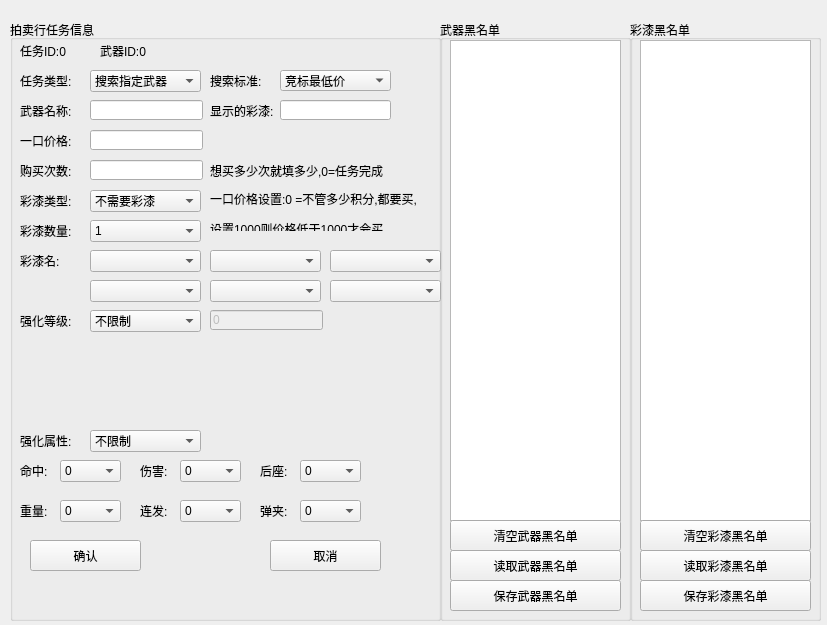
<?xml version="1.0" encoding="UTF-8"?>
<ui version="4.0">
 <class>QtAutionClass</class>
 <widget class="QWidget" name="QtAutionClass">
  <property name="enabled">
   <bool>true</bool>
  </property>
  <property name="geometry">
   <rect>
    <x>0</x>
    <y>0</y>
    <width>827</width>
    <height>625</height>
   </rect>
  </property>
  <property name="windowTitle">
   <string>拍卖行</string>
  </property>
  <widget class="QGroupBox" name="groupBox">
   <property name="geometry">
    <rect>
     <x>10</x>
     <y>20</y>
     <width>431</width>
     <height>601</height>
    </rect>
   </property>
   <property name="title">
    <string>拍卖行任务信息</string>
   </property>
   <widget class="QLabel" name="label">
    <property name="geometry">
     <rect>
      <x>10</x>
      <y>20</y>
      <width>61</width>
      <height>21</height>
     </rect>
    </property>
    <property name="text">
     <string>任务ID:0</string>
    </property>
   </widget>
   <widget class="QLabel" name="label_2">
    <property name="geometry">
     <rect>
      <x>10</x>
      <y>50</y>
      <width>61</width>
      <height>21</height>
     </rect>
    </property>
    <property name="text">
     <string>任务类型:</string>
    </property>
   </widget>
   <widget class="QComboBox" name="comboBox_TaskType">
    <property name="geometry">
     <rect>
      <x>80</x>
      <y>50</y>
      <width>111</width>
      <height>22</height>
     </rect>
    </property>
    <item>
     <property name="text">
      <string>搜索指定武器</string>
     </property>
    </item>
    <item>
     <property name="text">
      <string>搜索随机武器</string>
     </property>
    </item>
    <item>
     <property name="text">
      <string>转武器-商家</string>
     </property>
    </item>
    <item>
     <property name="text">
      <string>转武器-客户</string>
     </property>
    </item>
   </widget>
   <widget class="QLabel" name="label_3">
    <property name="geometry">
     <rect>
      <x>10</x>
      <y>80</y>
      <width>61</width>
      <height>21</height>
     </rect>
    </property>
    <property name="text">
     <string>武器名称:</string>
    </property>
   </widget>
   <widget class="MyLineEdit" name="lineEdit_ItemName">
    <property name="geometry">
     <rect>
      <x>80</x>
      <y>80</y>
      <width>113</width>
      <height>20</height>
     </rect>
    </property>
   </widget>
   <widget class="QLabel" name="label_4">
    <property name="geometry">
     <rect>
      <x>10</x>
      <y>110</y>
      <width>61</width>
      <height>21</height>
     </rect>
    </property>
    <property name="text">
     <string>一口价格:</string>
    </property>
   </widget>
   <widget class="QLineEdit" name="lineEdit_Price">
    <property name="geometry">
     <rect>
      <x>80</x>
      <y>110</y>
      <width>113</width>
      <height>20</height>
     </rect>
    </property>
    <property name="echoMode">
     <enum>QLineEdit::Normal</enum>
    </property>
    <property name="cursorMoveStyle">
     <enum>Qt::LogicalMoveStyle</enum>
    </property>
   </widget>
   <widget class="QLabel" name="label_5">
    <property name="geometry">
     <rect>
      <x>10</x>
      <y>140</y>
      <width>61</width>
      <height>21</height>
     </rect>
    </property>
    <property name="text">
     <string>购买次数:</string>
    </property>
   </widget>
   <widget class="QLineEdit" name="lineEdit_BuyCount">
    <property name="geometry">
     <rect>
      <x>80</x>
      <y>140</y>
      <width>113</width>
      <height>20</height>
     </rect>
    </property>
    <property name="echoMode">
     <enum>QLineEdit::Normal</enum>
    </property>
    <property name="cursorMoveStyle">
     <enum>Qt::LogicalMoveStyle</enum>
    </property>
   </widget>
   <widget class="QLabel" name="label_6">
    <property name="geometry">
     <rect>
      <x>10</x>
      <y>170</y>
      <width>61</width>
      <height>21</height>
     </rect>
    </property>
    <property name="text">
     <string>彩漆类型:</string>
    </property>
   </widget>
   <widget class="QComboBox" name="comboBox_PaintType">
    <property name="geometry">
     <rect>
      <x>80</x>
      <y>170</y>
      <width>111</width>
      <height>22</height>
     </rect>
    </property>
    <item>
     <property name="text">
      <string>不需要彩漆</string>
     </property>
    </item>
    <item>
     <property name="text">
      <string>符合条件的彩漆</string>
     </property>
    </item>
    <item>
     <property name="text">
      <string>有彩漆就符合</string>
     </property>
    </item>
   </widget>
   <widget class="QLabel" name="label_7">
    <property name="geometry">
     <rect>
      <x>10</x>
      <y>200</y>
      <width>61</width>
      <height>21</height>
     </rect>
    </property>
    <property name="text">
     <string>彩漆数量:</string>
    </property>
   </widget>
   <widget class="QComboBox" name="comboBox_PaintCount">
    <property name="geometry">
     <rect>
      <x>80</x>
      <y>200</y>
      <width>111</width>
      <height>22</height>
     </rect>
    </property>
    <item>
     <property name="text">
      <string>1</string>
     </property>
    </item>
    <item>
     <property name="text">
      <string>2</string>
     </property>
    </item>
    <item>
     <property name="text">
      <string>3</string>
     </property>
    </item>
    <item>
     <property name="text">
      <string>4</string>
     </property>
    </item>
    <item>
     <property name="text">
      <string>5</string>
     </property>
    </item>
    <item>
     <property name="text">
      <string>6</string>
     </property>
    </item>
   </widget>
   <widget class="QLabel" name="label_8">
    <property name="geometry">
     <rect>
      <x>10</x>
      <y>230</y>
      <width>61</width>
      <height>21</height>
     </rect>
    </property>
    <property name="text">
     <string>彩漆名:</string>
    </property>
   </widget>
   <widget class="QComboBox" name="comboBox_PaintID_1">
    <property name="geometry">
     <rect>
      <x>80</x>
      <y>230</y>
      <width>111</width>
      <height>22</height>
     </rect>
    </property>
   </widget>
   <widget class="QComboBox" name="comboBox_PaintID_2">
    <property name="geometry">
     <rect>
      <x>200</x>
      <y>230</y>
      <width>111</width>
      <height>22</height>
     </rect>
    </property>
   </widget>
   <widget class="QComboBox" name="comboBox_PaintID_3">
    <property name="geometry">
     <rect>
      <x>320</x>
      <y>230</y>
      <width>111</width>
      <height>22</height>
     </rect>
    </property>
   </widget>
   <widget class="QComboBox" name="comboBox_PaintID_4">
    <property name="geometry">
     <rect>
      <x>80</x>
      <y>260</y>
      <width>111</width>
      <height>22</height>
     </rect>
    </property>
   </widget>
   <widget class="QComboBox" name="comboBox_PaintID_5">
    <property name="geometry">
     <rect>
      <x>200</x>
      <y>260</y>
      <width>111</width>
      <height>22</height>
     </rect>
    </property>
   </widget>
   <widget class="QComboBox" name="comboBox_PaintID_6">
    <property name="geometry">
     <rect>
      <x>320</x>
      <y>260</y>
      <width>111</width>
      <height>22</height>
     </rect>
    </property>
   </widget>
   <widget class="QLabel" name="label_10">
    <property name="geometry">
     <rect>
      <x>10</x>
      <y>290</y>
      <width>61</width>
      <height>21</height>
     </rect>
    </property>
    <property name="text">
     <string>强化等级:</string>
    </property>
   </widget>
   <widget class="QLineEdit" name="lineEdit_EnchantvLV">
    <property name="enabled">
     <bool>false</bool>
    </property>
    <property name="geometry">
     <rect>
      <x>200</x>
      <y>290</y>
      <width>113</width>
      <height>20</height>
     </rect>
    </property>
    <property name="text">
     <string>0</string>
    </property>
    <property name="echoMode">
     <enum>QLineEdit::Normal</enum>
    </property>
    <property name="cursorMoveStyle">
     <enum>Qt::LogicalMoveStyle</enum>
    </property>
   </widget>
   <widget class="QLabel" name="label_12">
    <property name="geometry">
     <rect>
      <x>10</x>
      <y>410</y>
      <width>61</width>
      <height>21</height>
     </rect>
    </property>
    <property name="text">
     <string>强化属性:</string>
    </property>
   </widget>
   <widget class="QComboBox" name="comboBox_ItemAttribute">
    <property name="geometry">
     <rect>
      <x>80</x>
      <y>410</y>
      <width>111</width>
      <height>22</height>
     </rect>
    </property>
    <item>
     <property name="text">
      <string>不限制</string>
     </property>
    </item>
    <item>
     <property name="text">
      <string>必须符合条件</string>
     </property>
    </item>
   </widget>
   <widget class="QLabel" name="label_13">
    <property name="geometry">
     <rect>
      <x>10</x>
      <y>440</y>
      <width>41</width>
      <height>21</height>
     </rect>
    </property>
    <property name="text">
     <string>命中:</string>
    </property>
   </widget>
   <widget class="QComboBox" name="comboBox_HitRate">
    <property name="geometry">
     <rect>
      <x>50</x>
      <y>440</y>
      <width>61</width>
      <height>22</height>
     </rect>
    </property>
    <item>
     <property name="text">
      <string>0</string>
     </property>
    </item>
    <item>
     <property name="text">
      <string>1</string>
     </property>
    </item>
    <item>
     <property name="text">
      <string>2</string>
     </property>
    </item>
    <item>
     <property name="text">
      <string>3</string>
     </property>
    </item>
    <item>
     <property name="text">
      <string>4</string>
     </property>
    </item>
    <item>
     <property name="text">
      <string>5</string>
     </property>
    </item>
    <item>
     <property name="text">
      <string>6</string>
     </property>
    </item>
    <item>
     <property name="text">
      <string>7</string>
     </property>
    </item>
    <item>
     <property name="text">
      <string>8</string>
     </property>
    </item>
   </widget>
   <widget class="QComboBox" name="comboBox_Damage">
    <property name="geometry">
     <rect>
      <x>170</x>
      <y>440</y>
      <width>61</width>
      <height>22</height>
     </rect>
    </property>
    <item>
     <property name="text">
      <string>0</string>
     </property>
    </item>
    <item>
     <property name="text">
      <string>1</string>
     </property>
    </item>
    <item>
     <property name="text">
      <string>2</string>
     </property>
    </item>
    <item>
     <property name="text">
      <string>3</string>
     </property>
    </item>
    <item>
     <property name="text">
      <string>4</string>
     </property>
    </item>
    <item>
     <property name="text">
      <string>5</string>
     </property>
    </item>
    <item>
     <property name="text">
      <string>6</string>
     </property>
    </item>
    <item>
     <property name="text">
      <string>7</string>
     </property>
    </item>
    <item>
     <property name="text">
      <string>8</string>
     </property>
    </item>
   </widget>
   <widget class="QLabel" name="label_14">
    <property name="geometry">
     <rect>
      <x>130</x>
      <y>440</y>
      <width>41</width>
      <height>21</height>
     </rect>
    </property>
    <property name="text">
     <string>伤害:</string>
    </property>
   </widget>
   <widget class="QComboBox" name="comboBox_Recoil">
    <property name="geometry">
     <rect>
      <x>290</x>
      <y>440</y>
      <width>61</width>
      <height>22</height>
     </rect>
    </property>
    <item>
     <property name="text">
      <string>0</string>
     </property>
    </item>
    <item>
     <property name="text">
      <string>1</string>
     </property>
    </item>
    <item>
     <property name="text">
      <string>2</string>
     </property>
    </item>
    <item>
     <property name="text">
      <string>3</string>
     </property>
    </item>
    <item>
     <property name="text">
      <string>4</string>
     </property>
    </item>
    <item>
     <property name="text">
      <string>5</string>
     </property>
    </item>
    <item>
     <property name="text">
      <string>6</string>
     </property>
    </item>
    <item>
     <property name="text">
      <string>7</string>
     </property>
    </item>
    <item>
     <property name="text">
      <string>8</string>
     </property>
    </item>
   </widget>
   <widget class="QLabel" name="label_15">
    <property name="geometry">
     <rect>
      <x>250</x>
      <y>440</y>
      <width>41</width>
      <height>21</height>
     </rect>
    </property>
    <property name="text">
     <string>后座:</string>
    </property>
   </widget>
   <widget class="QComboBox" name="comboBox_Weight">
    <property name="geometry">
     <rect>
      <x>50</x>
      <y>480</y>
      <width>61</width>
      <height>22</height>
     </rect>
    </property>
    <item>
     <property name="text">
      <string>0</string>
     </property>
    </item>
    <item>
     <property name="text">
      <string>1</string>
     </property>
    </item>
    <item>
     <property name="text">
      <string>2</string>
     </property>
    </item>
    <item>
     <property name="text">
      <string>3</string>
     </property>
    </item>
    <item>
     <property name="text">
      <string>4</string>
     </property>
    </item>
    <item>
     <property name="text">
      <string>5</string>
     </property>
    </item>
    <item>
     <property name="text">
      <string>6</string>
     </property>
    </item>
    <item>
     <property name="text">
      <string>7</string>
     </property>
    </item>
    <item>
     <property name="text">
      <string>8</string>
     </property>
    </item>
   </widget>
   <widget class="QLabel" name="label_16">
    <property name="geometry">
     <rect>
      <x>10</x>
      <y>480</y>
      <width>41</width>
      <height>21</height>
     </rect>
    </property>
    <property name="text">
     <string>重量:</string>
    </property>
   </widget>
   <widget class="QComboBox" name="comboBox_Bursts">
    <property name="geometry">
     <rect>
      <x>170</x>
      <y>480</y>
      <width>61</width>
      <height>22</height>
     </rect>
    </property>
    <item>
     <property name="text">
      <string>0</string>
     </property>
    </item>
    <item>
     <property name="text">
      <string>1</string>
     </property>
    </item>
    <item>
     <property name="text">
      <string>2</string>
     </property>
    </item>
    <item>
     <property name="text">
      <string>3</string>
     </property>
    </item>
    <item>
     <property name="text">
      <string>4</string>
     </property>
    </item>
    <item>
     <property name="text">
      <string>5</string>
     </property>
    </item>
    <item>
     <property name="text">
      <string>6</string>
     </property>
    </item>
    <item>
     <property name="text">
      <string>7</string>
     </property>
    </item>
    <item>
     <property name="text">
      <string>8</string>
     </property>
    </item>
   </widget>
   <widget class="QLabel" name="label_17">
    <property name="geometry">
     <rect>
      <x>130</x>
      <y>480</y>
      <width>41</width>
      <height>21</height>
     </rect>
    </property>
    <property name="text">
     <string>连发:</string>
    </property>
   </widget>
   <widget class="QComboBox" name="comboBox_Clip">
    <property name="geometry">
     <rect>
      <x>290</x>
      <y>480</y>
      <width>61</width>
      <height>22</height>
     </rect>
    </property>
    <item>
     <property name="text">
      <string>0</string>
     </property>
    </item>
    <item>
     <property name="text">
      <string>1</string>
     </property>
    </item>
    <item>
     <property name="text">
      <string>2</string>
     </property>
    </item>
    <item>
     <property name="text">
      <string>3</string>
     </property>
    </item>
    <item>
     <property name="text">
      <string>4</string>
     </property>
    </item>
    <item>
     <property name="text">
      <string>5</string>
     </property>
    </item>
    <item>
     <property name="text">
      <string>6</string>
     </property>
    </item>
    <item>
     <property name="text">
      <string>7</string>
     </property>
    </item>
    <item>
     <property name="text">
      <string>8</string>
     </property>
    </item>
   </widget>
   <widget class="QLabel" name="label_18">
    <property name="geometry">
     <rect>
      <x>250</x>
      <y>480</y>
      <width>41</width>
      <height>21</height>
     </rect>
    </property>
    <property name="text">
     <string>弹夹:</string>
    </property>
   </widget>
   <widget class="QPushButton" name="pushButton_Submit">
    <property name="geometry">
     <rect>
      <x>20</x>
      <y>520</y>
      <width>111</width>
      <height>31</height>
     </rect>
    </property>
    <property name="text">
     <string>确认</string>
    </property>
   </widget>
   <widget class="QPushButton" name="pushButton_Cancel">
    <property name="geometry">
     <rect>
      <x>260</x>
      <y>520</y>
      <width>111</width>
      <height>31</height>
     </rect>
    </property>
    <property name="text">
     <string>取消</string>
    </property>
   </widget>
   <widget class="QLabel" name="label_19">
    <property name="geometry">
     <rect>
      <x>200</x>
      <y>170</y>
      <width>211</width>
      <height>41</height>
     </rect>
    </property>
    <property name="text">
     <string>&lt;html&gt;&lt;head/&gt;&lt;body&gt;&lt;p&gt;一口价格设置:0 =不管多少积分,都要买,&lt;/p&gt;&lt;p&gt;设置1000则价格低于1000才会买&lt;/p&gt;&lt;/body&gt;&lt;/html&gt;</string>
    </property>
   </widget>
   <widget class="QLabel" name="label_20">
    <property name="geometry">
     <rect>
      <x>200</x>
      <y>140</y>
      <width>201</width>
      <height>21</height>
     </rect>
    </property>
    <property name="text">
     <string>想买多少次就填多少,0=任务完成</string>
    </property>
   </widget>
   <widget class="QLabel" name="label_ItemID">
    <property name="geometry">
     <rect>
      <x>90</x>
      <y>20</y>
      <width>71</width>
      <height>21</height>
     </rect>
    </property>
    <property name="text">
     <string>武器ID:0</string>
    </property>
   </widget>
   <widget class="QLabel" name="label_9">
    <property name="geometry">
     <rect>
      <x>200</x>
      <y>50</y>
      <width>61</width>
      <height>21</height>
     </rect>
    </property>
    <property name="text">
     <string>搜索标准:</string>
    </property>
   </widget>
   <widget class="QComboBox" name="comboBox_FindType">
    <property name="geometry">
     <rect>
      <x>270</x>
      <y>50</y>
      <width>111</width>
      <height>21</height>
     </rect>
    </property>
    <item>
     <property name="text">
      <string>竞标最低价</string>
     </property>
    </item>
    <item>
     <property name="text">
      <string>一口价最低</string>
     </property>
    </item>
   </widget>
   <widget class="QLabel" name="label_21">
    <property name="geometry">
     <rect>
      <x>200</x>
      <y>80</y>
      <width>71</width>
      <height>21</height>
     </rect>
    </property>
    <property name="text">
     <string>显示的彩漆:</string>
    </property>
   </widget>
   <widget class="MyLineEdit" name="lineEdit_ItemShowPaint">
    <property name="geometry">
     <rect>
      <x>270</x>
      <y>80</y>
      <width>111</width>
      <height>20</height>
     </rect>
    </property>
   </widget>
   <widget class="QComboBox" name="comboBox_EnchantvLV">
    <property name="geometry">
     <rect>
      <x>80</x>
      <y>290</y>
      <width>111</width>
      <height>22</height>
     </rect>
    </property>
    <item>
     <property name="text">
      <string>不限制</string>
     </property>
    </item>
    <item>
     <property name="text">
      <string>强化0</string>
     </property>
    </item>
    <item>
     <property name="text">
      <string>强化1</string>
     </property>
    </item>
    <item>
     <property name="text">
      <string>强化2</string>
     </property>
    </item>
    <item>
     <property name="text">
      <string>强化3</string>
     </property>
    </item>
    <item>
     <property name="text">
      <string>强化4</string>
     </property>
    </item>
    <item>
     <property name="text">
      <string>强化5</string>
     </property>
    </item>
    <item>
     <property name="text">
      <string>强化6</string>
     </property>
    </item>
    <item>
     <property name="text">
      <string>强化7</string>
     </property>
    </item>
    <item>
     <property name="text">
      <string>强化8</string>
     </property>
    </item>
    <item>
     <property name="text">
      <string>强化9</string>
     </property>
    </item>
   </widget>
  </widget>
  <widget class="QGroupBox" name="groupBox_2">
   <property name="geometry">
    <rect>
     <x>440</x>
     <y>20</y>
     <width>191</width>
     <height>601</height>
    </rect>
   </property>
   <property name="title">
    <string>武器黑名单</string>
   </property>
   <widget class="QTextEdit" name="textEdit_BlackList_Item">
    <property name="geometry">
     <rect>
      <x>10</x>
      <y>20</y>
      <width>171</width>
      <height>481</height>
     </rect>
    </property>
   </widget>
   <widget class="QPushButton" name="pushButton_ReadItemBlackList">
    <property name="geometry">
     <rect>
      <x>10</x>
      <y>530</y>
      <width>171</width>
      <height>31</height>
     </rect>
    </property>
    <property name="text">
     <string>读取武器黑名单</string>
    </property>
   </widget>
   <widget class="QPushButton" name="pushButton_SavaItemBlackList">
    <property name="geometry">
     <rect>
      <x>10</x>
      <y>560</y>
      <width>171</width>
      <height>31</height>
     </rect>
    </property>
    <property name="text">
     <string>保存武器黑名单</string>
    </property>
   </widget>
   <widget class="QPushButton" name="pushButton_ClearItemBlackList">
    <property name="geometry">
     <rect>
      <x>10</x>
      <y>500</y>
      <width>171</width>
      <height>31</height>
     </rect>
    </property>
    <property name="text">
     <string>清空武器黑名单</string>
    </property>
   </widget>
  </widget>
  <widget class="QGroupBox" name="groupBox_3">
   <property name="geometry">
    <rect>
     <x>630</x>
     <y>20</y>
     <width>191</width>
     <height>601</height>
    </rect>
   </property>
   <property name="title">
    <string>彩漆黑名单</string>
   </property>
   <widget class="QTextEdit" name="textEdit_BlackList_Paint">
    <property name="geometry">
     <rect>
      <x>10</x>
      <y>20</y>
      <width>171</width>
      <height>481</height>
     </rect>
    </property>
   </widget>
   <widget class="QPushButton" name="pushButton_ReadPanitBlackList">
    <property name="geometry">
     <rect>
      <x>10</x>
      <y>530</y>
      <width>171</width>
      <height>31</height>
     </rect>
    </property>
    <property name="text">
     <string>读取彩漆黑名单</string>
    </property>
   </widget>
   <widget class="QPushButton" name="pushButton_SavaPaintBlackList">
    <property name="geometry">
     <rect>
      <x>10</x>
      <y>560</y>
      <width>171</width>
      <height>31</height>
     </rect>
    </property>
    <property name="text">
     <string>保存彩漆黑名单</string>
    </property>
   </widget>
   <widget class="QPushButton" name="pushButton_ClearPanitBlackList">
    <property name="geometry">
     <rect>
      <x>10</x>
      <y>500</y>
      <width>171</width>
      <height>31</height>
     </rect>
    </property>
    <property name="text">
     <string>清空彩漆黑名单</string>
    </property>
   </widget>
  </widget>
 </widget>
 <layoutdefault spacing="6" margin="11"/>
 <customwidgets>
  <customwidget>
   <class>MyLineEdit</class>
   <extends>QLineEdit</extends>
   <header>MyLineEdit.h</header>
  </customwidget>
 </customwidgets>
 <resources/>
 <connections/>
</ui>
